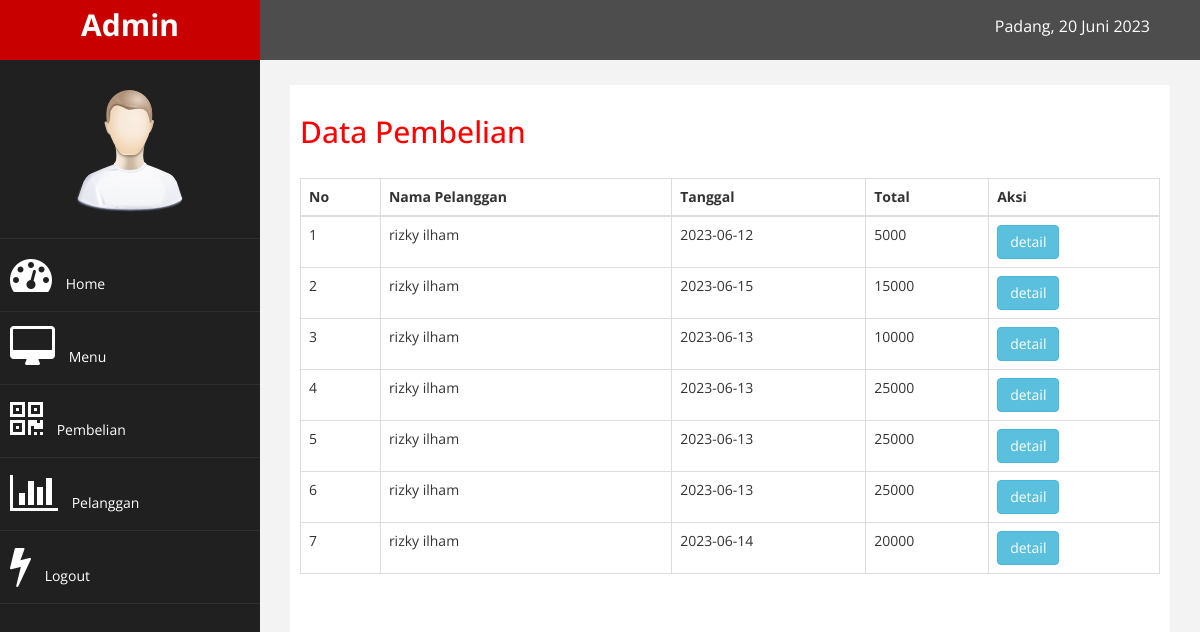
Page /admin/index.php?halaman=pembelian (signed in) on the committed database.
### tables this page shows
CREATE TABLE `pembelian` (
  `id_pembelian` int(11) NOT NULL,
  `tanggal_pembelian` date NOT NULL,
  `total_pembelian` int(11) NOT NULL,
  `id_pelanggan` int(11) NOT NULL
);

CREATE TABLE `pelanggan` (
  `id_pelanggan` int(11) NOT NULL,
  `email_pelanggan` varchar(100) NOT NULL,
  `password_pelanggan` varchar(50) NOT NULL,
  `nama_pelanggan` varchar(100) NOT NULL,
  `telepon_pelanggan` varchar(25) NOT NULL
);

### admin/pembelian.php (the view)
<h2>Data Pembelian</h2> <br>
<table class="table table-bordered">
    <thead>
        <tr>
            <th>No</th>
            <th>Nama Pelanggan </th>
            <th>Tanggal</th>
            <th>Total</th>
            <th>Aksi</th>
        </tr>
    </thead>
    <tbody>
        <?php $nomor=1; ?>
        <?php $ambil=$koneksi->query("SELECT * FROM pembelian JOIN pelanggan ON pembelian.id_pelanggan=pelanggan.id_pelanggan"); ?>
        <?php while($pecah = $ambil->fetch_assoc()){ ?>
        <tr>
            <td><?php echo $nomor; ?></td>
            <td><?php echo $pecah['nama_pelanggan']; ?></td>
            <td><?php echo $pecah['tanggal_pembelian']; ?></td>
            <td><?php echo $pecah['total_pembelian']; ?></td>
            <td>
                <a href="index.php?halaman=detail&id=<?php echo $pecah['id_pembelian']; ?>"; class="btn btn-info">detail</a>
            </td>
        </tr>
        <?php $nomor++; ?>
        <?php } ?>
    </tbody>
</table>

### admin/assets/css/custom.css (style rules this page uses)
body { font-family: 'Open Sans', sans-serif; }
h2 { color: #f00; }

### rows in the picture
pembelian: id_pelanggan.nama_pelanggan "rizky ilham", tanggal_pembelian "2023-06-12", total_pembelian "5000"
pembelian: id_pelanggan.nama_pelanggan "rizky ilham", tanggal_pembelian "2023-06-15", total_pembelian "15000"
pembelian: id_pelanggan.nama_pelanggan "rizky ilham", tanggal_pembelian "2023-06-13", total_pembelian "10000"
pembelian: id_pelanggan.nama_pelanggan "rizky ilham", tanggal_pembelian "2023-06-13", total_pembelian "25000"
pembelian: id_pelanggan.nama_pelanggan "rizky ilham", tanggal_pembelian "2023-06-13", total_pembelian "25000"
pembelian: id_pelanggan.nama_pelanggan "rizky ilham", tanggal_pembelian "2023-06-13", total_pembelian "25000"
pembelian: id_pelanggan.nama_pelanggan "rizky ilham", tanggal_pembelian "2023-06-14", total_pembelian "20000"
